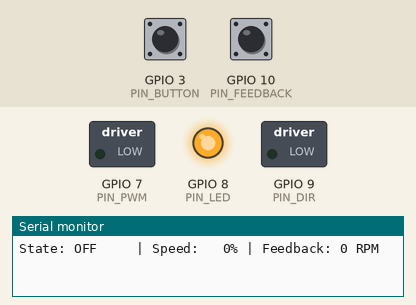
A program run on a simulated ESP32-C3. Shown: switched loads named in the program (green lamp = pin HIGH), output pins drawn as LEDs (lit = HIGH), the last lines printed to the serial monitor. The inputs (shaded band) are chosen by the test bench; at power-on: GPIO 3 (PIN_BUTTON) HIGH, GPIO 10 (PIN_FEEDBACK) HIGH.

Above: at 1.2 s.
1.3 s: GPIO 3 (PIN_BUTTON) pulled LOW for 3.2 s
At 4.55 s:
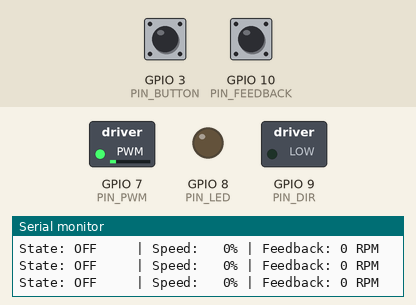
6.1 s: GPIO 3 (PIN_BUTTON) pulled LOW for 0.15 s
At 7.9 s:
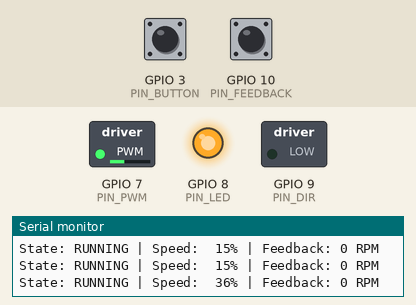
8.3 s: GPIO 3 (PIN_BUTTON) pulled LOW for 1 s
At 11.0 s:
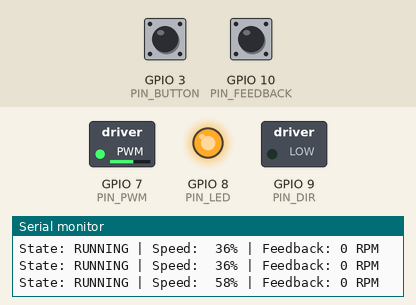
11.4 s: GPIO 3 (PIN_BUTTON) pulled LOW for 0.15 s
At 13.6 s:
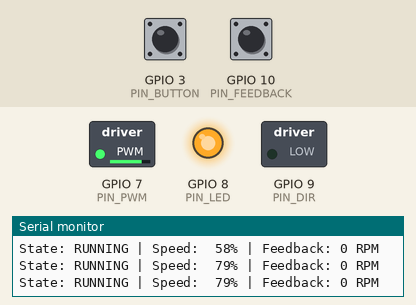
Timing chart, 0 to 15.1 s (numbered marks = the images above; inputs shaded):
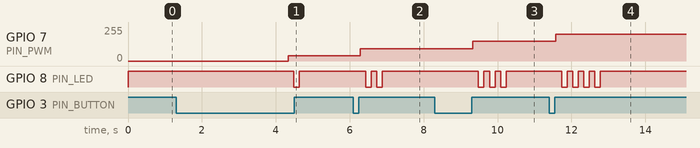

Measured:
- after the input at 1.3 s, GPIO 7 (PIN_PWM): 0/255 → 38/255 after 3.0 s; GPIO 8 (PIN_LED): HIGH → LOW after 3.2 s, → HIGH 0.15 s later
- after the input at 6.1 s, GPIO 7 (PIN_PWM): 38/255 → 91/255 after 0.18 s; GPIO 8 (PIN_LED): alternates HIGH for 0.15 s and LOW for 0.15 s, 4 changes in all, then stays HIGH, starting after 0.33 s
- after the input at 8.3 s, GPIO 7 (PIN_PWM): 91/255 → 147/255 after 1.0 s; GPIO 8 (PIN_LED): alternates HIGH for 0.15 s and LOW for 0.15 s, 6 changes in all, then stays HIGH, starting after 1.2 s
- after the input at 11.4 s, GPIO 7 (PIN_PWM): 147/255 → 201/255 after 0.18 s; GPIO 8 (PIN_LED): alternates HIGH for 0.15 s and LOW for 0.15 s, 8 changes in all, then stays HIGH, starting after 0.33 s

The program:

main.cpp
```cpp
#include <Arduino.h>

// =====================================================================
// FAN CONTROLLER - ESP32-C3 SuperMini / Arduino Nano
//
// Wiring:
//   Blue wire   -> PIN_PWM       (speed control via analogWrite, INVERTED logic - see note)
//   Yellow wire -> PIN_DIR       (direction control)
//   Green wire  -> PIN_FEEDBACK  (tachometer pulse output, optional)
//   Button      -> PIN_BUTTON, other leg to GND (internal pull-up used)
//
// Behavior:
//   - Fan starts OFF (0% speed) at boot.
//   - Long press (>=3s) while OFF -> fan starts at 15% speed.
//   - Short press while RUNNING   -> steps to next of 5 speed levels
//                                    (15 -> 36 -> 58 -> 79 -> 100 -> wraps to 15).
//   - Long press (>=3s) while RUNNING -> fan turns OFF.
// =====================================================================

// ------------------- Pin configuration (per-platform) -------------------
#if defined(ARDUINO_ARCH_ESP32)
  // ESP32-C3 SuperMini wiring
  constexpr int PIN_PWM      = 7;    // Blue wire
  constexpr int PIN_DIR      = 9;    // Yellow wire
  constexpr int PIN_FEEDBACK = 10;   // Green wire (tach, optional use)
  constexpr int PIN_BUTTON   = 3;    // Button leg (other leg to GND)
  constexpr int PIN_LED      = 8;    // Built-in LED, used as speed-level indicator
  constexpr bool LED_ACTIVE_LOW = true;  // SuperMini's onboard LED lights when driven LOW

#elif defined(ARDUINO_ARCH_AVR)
  // Arduino Uno / Nano wiring (both use the ATmega328P, identical pinout) -
  // useful for testing true 5V logic levels
  constexpr int PIN_PWM      = 9;    // Blue wire   - Timer1 PWM-capable pin
  constexpr int PIN_DIR      = 8;    // Yellow wire
  constexpr int PIN_FEEDBACK = 2;    // Green wire  - MUST be pin 2 or 3 (INT0/INT1) for attachInterrupt
  constexpr int PIN_BUTTON   = 4;    // Button leg (other leg to GND)
  constexpr int PIN_LED      = LED_BUILTIN;  // pin 13
  constexpr bool LED_ACTIVE_LOW = false;     // Uno/Nano's built-in LED lights when driven HIGH

#else
  #error "Unsupported board - add PIN_PWM/PIN_DIR/PIN_FEEDBACK/PIN_BUTTON/PIN_LED for your platform"
#endif

// ------------------- Direction configuration -------------------
// Per the motor's own logic: yellow wire tied to GND = CW, floating/HIGH = CCW.
// Flip this constant if you ever need CCW instead. It's read once at startup;
// move the setDirection() call into handleButton()/loop() if you want to be
// able to change direction live while running.
constexpr bool SPIN_CLOCKWISE = true;

// ------------------- PWM configuration -------------------
constexpr int PWM_FREQ_HZ  = 25000;              // 25 kHz, standard for this class of fan PWM input
constexpr int PWM_RES_BITS = 8;                  // 8-bit duty resolution (0-255)
constexpr int PWM_MAX_DUTY = (1 << PWM_RES_BITS) - 1;

// Set this to true once you've added an external single N-MOSFET open-drain
// level-shifter (gate <- PIN_PWM via ~220R, source -> GND, drain -> fan's
// blue wire + pull-up resistor to 5V, plus a 10k gate pull-down to GND for a
// safe power-up default). That stage inverts the signal in hardware, so the
// firmware should then send the duty cycle DIRECTLY (uninverted) rather than
// inverting it in software - the two inversions need to cancel out, not stack.
constexpr bool PWM_LINE_HAS_HW_INVERTER = true;

// NOTE ON INVERTED PWM LOGIC:
// You mentioned the blue wire goes to FULL speed when tied straight to the
// negative rail (i.e. held constantly LOW / 0% high-time). That means this
// fan's PWM input works backwards relative to a typical PC fan header:
//     0% duty (constant LOW)   -> 100% speed
//     100% duty (constant HIGH)-> fan stopped
// Without a hardware inverter, we replicate that by sending
// dutyPercent = 100 - speedPercent directly to the fan.
// With a hardware inverter (PWM_LINE_HAS_HW_INVERTER = true), the MOSFET
// stage already flips the signal, so we send dutyPercent = speedPercent
// and let the hardware do the inversion for us.

// ------------------- Speed levels -------------------
// 5 discrete speeds, evenly spaced between 15% and 100%.
const int speedLevels[] = {15, 36, 58, 79, 100};
constexpr int NUM_SPEEDS = sizeof(speedLevels) / sizeof(speedLevels[0]);
int currentSpeedIndex = 0;  // only meaningful while RUNNING

// ------------------- Button timing -------------------
constexpr unsigned long DEBOUNCE_MS   = 30;
constexpr unsigned long LONG_PRESS_MS = 3000;

// ------------------- Fan state -------------------
enum class FanState { OFF, RUNNING };
FanState fanState = FanState::OFF;

// ------------------- Button state tracking -------------------
bool rawLastReading = HIGH;
bool buttonPressed = false;           // debounced logical state (true = pressed)
unsigned long lastDebounceTime = 0;
unsigned long pressStartTime = 0;
bool longPressHandled = false;        // guards against re-firing while held

// ------------------- Speed-level LED indicator -------------------
// Blinks the built-in LED (currentSpeedIndex + 1) times in quick succession,
// then stays off for the rest of a 10-second window before repeating.
// e.g. speed level 1 (15%)  -> 1 blink every 10s
//      speed level 5 (100%)-> 5 blinks in a row every 10s
constexpr unsigned long LED_CYCLE_MS   = 10000;  // full repeat period
constexpr unsigned long LED_ON_MS      = 150;    // blink on-time
constexpr unsigned long LED_GAP_MS     = 150;    // gap between blinks in a burst

bool ledCycleNeedsReset = true;  // set true whenever fan turns on/off or speed changes

void setLed(bool on) {
  digitalWrite(PIN_LED, (on != LED_ACTIVE_LOW) ? HIGH : LOW);
  // Equivalent to: on ? (LED_ACTIVE_LOW ? LOW : HIGH) : (LED_ACTIVE_LOW ? HIGH : LOW)
}

void updateSpeedIndicatorLed() {
  static unsigned long cycleStart = 0;
  static unsigned long lastToggle = 0;
  static int blinksDone = 0;
  static bool ledOn = false;

  if (fanState != FanState::RUNNING) {
    setLed(false);
    ledCycleNeedsReset = true;  // ensure a clean restart once fan turns back on
    return;
  }

  unsigned long now = millis();

  if (ledCycleNeedsReset) {
    cycleStart = now;
    lastToggle = now;
    blinksDone = 0;
    ledOn = false;
    setLed(false);
    ledCycleNeedsReset = false;
  }

  int requiredBlinks = currentSpeedIndex + 1;  // 1..5

  if (blinksDone < requiredBlinks) {
    if (!ledOn && (now - lastToggle >= LED_GAP_MS)) {
      setLed(true);
      ledOn = true;
      lastToggle = now;
    } else if (ledOn && (now - lastToggle >= LED_ON_MS)) {
      setLed(false);
      ledOn = false;
      blinksDone++;
      lastToggle = now;
    }
  } else {
    // Burst finished; wait out the rest of the 10s window.
    if (now - cycleStart >= LED_CYCLE_MS) {
      cycleStart = now;
      blinksDone = 0;
    }
  }
}

// ------------------- Tachometer feedback (optional) -------------------
#if !defined(ARDUINO_ARCH_ESP32)
  #define IRAM_ATTR   // no-op on AVR; IRAM_ATTR is an ESP32-specific attribute
#endif

volatile unsigned long pulseCount = 0;
void IRAM_ATTR onFeedbackPulse() {
  pulseCount = pulseCount + 1;  // plain assignment avoids the C++20 "volatile ++" deprecation warning
}

// ------------------- Helper functions -------------------
void setDirection(bool cw) {
  // yellow wire: LOW = CW, HIGH = CCW
  digitalWrite(PIN_DIR, cw ? LOW : HIGH);
}

void setSpeedPercent(int speedPercent) {
  speedPercent = constrain(speedPercent, 0, 100);
  int dutyPercent = PWM_LINE_HAS_HW_INVERTER ? speedPercent : (100 - speedPercent);
  int duty = map(dutyPercent, 0, 100, 0, PWM_MAX_DUTY);
  analogWrite(PIN_PWM, duty);
}

void stopFan() {
  fanState = FanState::OFF;
  setSpeedPercent(0);   // drives the line fully HIGH -> motor stopped
  ledCycleNeedsReset = true;
}

void startFan() {
  fanState = FanState::RUNNING;
  currentSpeedIndex = 0;   // always resume at the lowest speed, 15%
  setDirection(SPIN_CLOCKWISE);
  setSpeedPercent(speedLevels[currentSpeedIndex]);
  ledCycleNeedsReset = true;
}

void nextSpeedStep() {
  currentSpeedIndex++;
  if (currentSpeedIndex >= NUM_SPEEDS) {
    currentSpeedIndex = 0;   // wrap from 100% back to 15%
  }
  setSpeedPercent(speedLevels[currentSpeedIndex]);
  ledCycleNeedsReset = true;  // reflect new speed level immediately
}

// ------------------- Button handling (non-blocking) -------------------
void handleButton() {
  bool rawReading = digitalRead(PIN_BUTTON);  // LOW = pressed (pull-up)

  if (rawReading != rawLastReading) {
    lastDebounceTime = millis();
  }

  if ((millis() - lastDebounceTime) > DEBOUNCE_MS) {
    bool newButtonPressed = (rawReading == LOW);

    if (newButtonPressed != buttonPressed) {
      buttonPressed = newButtonPressed;

      if (buttonPressed) {
        // Just pressed down
        pressStartTime = millis();
        longPressHandled = false;
      } else {
        // Just released
        unsigned long heldTime = millis() - pressStartTime;
        if (!longPressHandled && heldTime < LONG_PRESS_MS) {
          // This was a short press
          if (fanState == FanState::RUNNING) {
            nextSpeedStep();
          }
          // Short press while OFF does nothing, per spec.
        }
      }
    }
  }

  // Check for long press while the button is still held down
  if (buttonPressed && !longPressHandled) {
    if ((millis() - pressStartTime) >= LONG_PRESS_MS) {
      longPressHandled = true;
      if (fanState == FanState::OFF) {
        startFan();
      } else {
        stopFan();
      }
    }
  }

  rawLastReading = rawReading;
}

void setup() {
  Serial.begin(115200);

  // Drive PWM pin to whichever level means "stopped" as early as possible,
  // to minimize any glitch/blip before analogWrite() takes over the pin.
  // Without a hardware inverter: HIGH = stopped. With one: LOW = stopped
  // (the MOSFET stage flips it to a clean 5V HIGH at the fan).
  pinMode(PIN_PWM, OUTPUT);
  digitalWrite(PIN_PWM, PWM_LINE_HAS_HW_INVERTER ? LOW : HIGH);

  pinMode(PIN_DIR, OUTPUT);
  pinMode(PIN_BUTTON, INPUT_PULLUP);
  pinMode(PIN_FEEDBACK, INPUT_PULLUP);

  pinMode(PIN_LED, OUTPUT);
  setLed(false);

#if defined(ARDUINO_ARCH_ESP32)
  // Sets PWM frequency/resolution for the PWM pin on ESP32.
  analogWriteFrequency(PIN_PWM, PWM_FREQ_HZ);
  analogWriteResolution(PIN_PWM, PWM_RES_BITS);
#endif
  // On AVR (Nano), analogWrite() has a fixed ~490Hz frequency and fixed 8-bit
  // resolution that can't be changed without directly touching timer
  // registers. That's lower than the fan's ideal ~25kHz, but is fine for
  // confirming logic-level behavior; most fan PWM inputs still decode duty
  // cycle correctly at this frequency, just possibly with more audible whine.

  attachInterrupt(digitalPinToInterrupt(PIN_FEEDBACK), onFeedbackPulse, FALLING);

  stopFan();  // ensure a clean, known OFF state
  rawLastReading = digitalRead(PIN_BUTTON);
}

void loop() {
  handleButton();
  updateSpeedIndicatorLed();

  // Optional: print state + rough RPM once a second, useful for debugging.
  static unsigned long lastPrint = 0;
  if (millis() - lastPrint >= 1000) {
    lastPrint = millis();

    noInterrupts();
    unsigned long pulses = pulseCount;
    pulseCount = 0;
    interrupts();

    // Many fans emit 2 tach pulses per revolution; adjust the divisor below
    // if your fan's datasheet specifies a different pulses-per-rev count.
    float rpm = (pulses / 2.0f) * 60.0f;

    int displaySpeed = (fanState == FanState::RUNNING) ? speedLevels[currentSpeedIndex] : 0;
#if defined(ARDUINO_ARCH_ESP32)
    // ESP32 core's Serial supports printf directly.
    Serial.printf("State: %-7s | Speed: %3d%% | Feedback: %.0f RPM\n",
                  fanState == FanState::RUNNING ? "RUNNING" : "OFF",
                  displaySpeed, rpm);
#else
    // AVR core's Serial has no printf() - build the line with plain print/println.
    Serial.print("State: ");
    Serial.print(fanState == FanState::RUNNING ? "RUNNING" : "OFF");
    Serial.print(" | Speed: ");
    Serial.print(displaySpeed);
    Serial.print("% | Feedback: ");
    Serial.print(rpm, 0);
    Serial.println(" RPM");
#endif
  }
}
```
